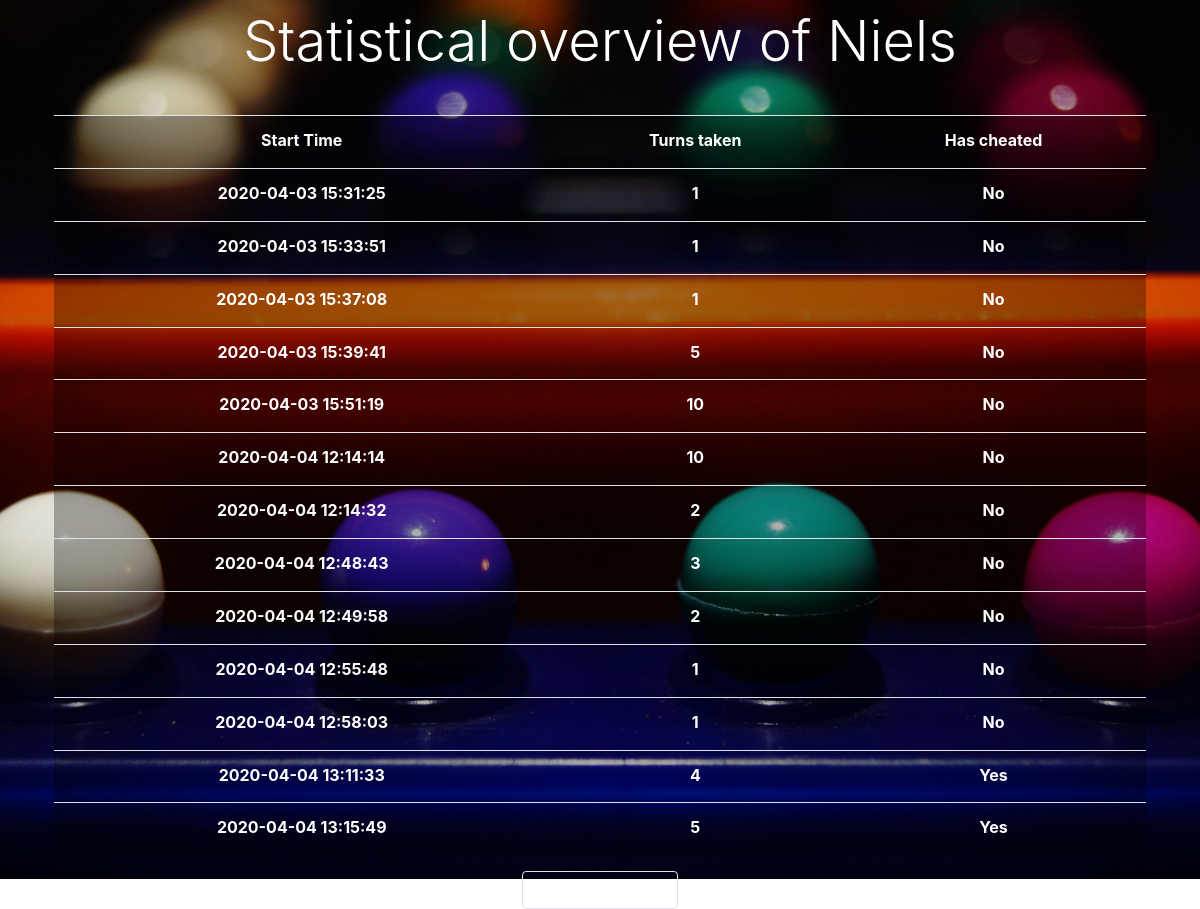
The page /statistics/Niels on the database as committed earlier.
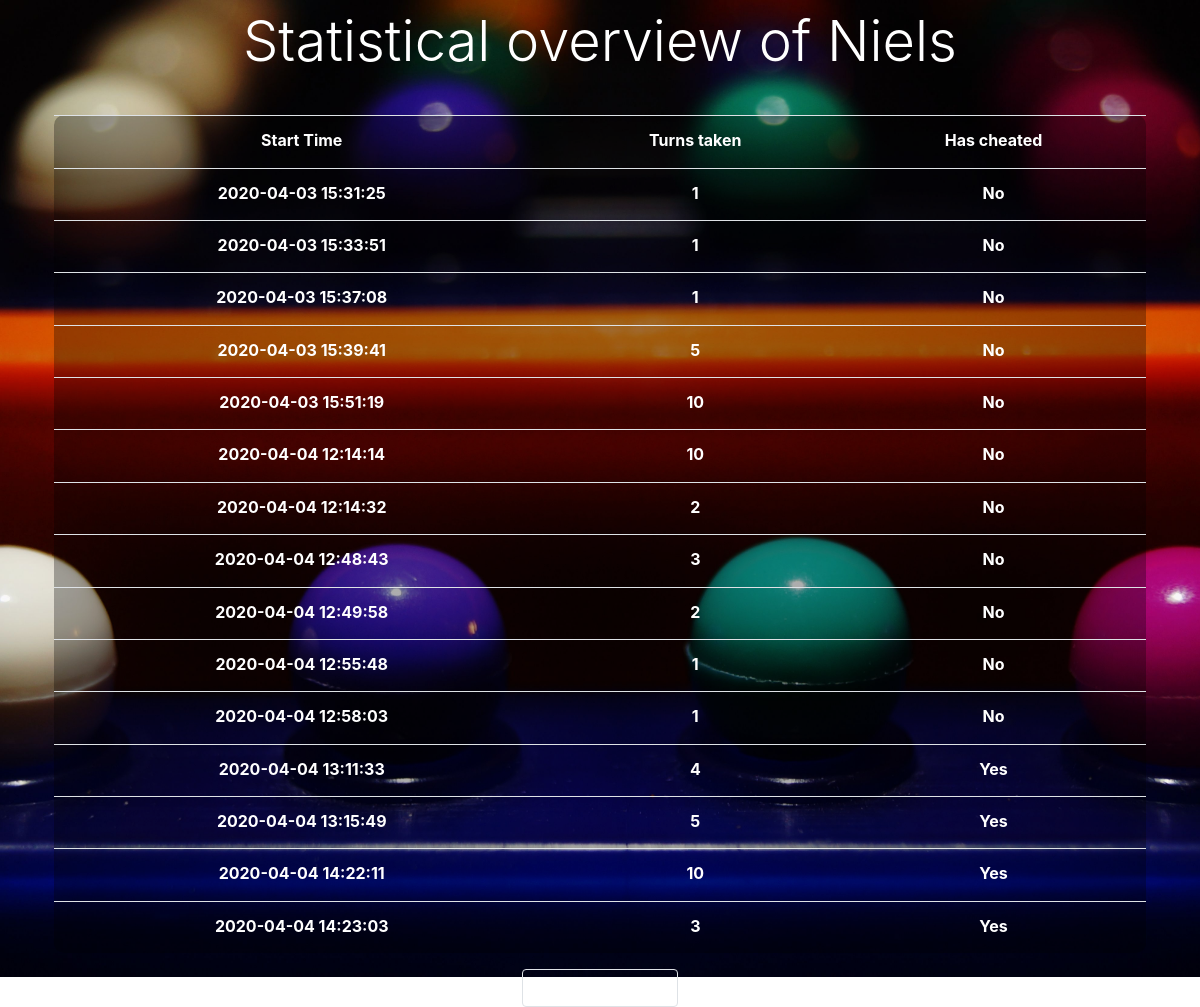
The same page on the database as committed later.
### tables this page shows
CREATE TABLE `Game` (
  `id` INTEGER PRIMARY KEY AUTOINCREMENT NOT NULL,
  `username` VARCHAR(45) NOT NULL,
  `guess_amount` INTEGER NOT NULL,
  `has_cheated` TINYINT NOT NULL,
  `start_time` DATETIME NOT NULL
);

### Main.py (the view)
@app.route('/statistics/<username>')
def details(username):
    name = str(username)
    rows = controller.get_details_of_player(name)
    return render_template('detailedstatistics.html', name=name, rows=enumerate(rows))

### controllers/MainController.py (called while the page is built)
    def get_details_of_player(self, username):
        db = DB()
        rows = db.query('SELECT start_time, guess_amount, has_cheated from Game where username = ? and guess_amount != 0',
                        (username,))
        db.close()
        return rows

### models/DB.py (called while the page is built)
    def open_db(self):
        self.db = sqlite3.connect(os.path.abspath('./mastermind.db'))
        self.cursor = self.db.cursor()
        self.connected = True

    def query(self, query, bindings=None):
        self.open_db()
        curs = self.db.cursor()
        if bindings:
            curs.execute(query, bindings)
        else:
            curs.execute(query)
        return curs.fetchall()

    def close(self):
        self.db.commit()
        self.db.close()
        self.connected = False

### templates/detailedstatistics.html (shortened to what this page needs)
<!DOCTYPE html>
<html lang="en">
<head>
    <link rel="stylesheet" href="https://stackpath.bootstrapcdn.com/bootstrap/4.3.1/css/bootstrap.min.css"
>
    <link rel="stylesheet" href="{{ url_for('static', filename='css/main.css') }}">
</head>
<body>
<section id="cover" class="min-vh-100">
    <div id="cover-caption">
        <div class="container">
            <h1 class="display-4 py-2 text-truncate text-white text-center">Statistical overview of {{name}}</h1>
            <div class="row text-white">
                <div class="col-xl-12 col-lg-12 col-md-12 col-sm-12 mx-auto text-center form p-4">
                    <table class="table lightdarkbg text-white">
                        <tr>
                            <th>
                                Start Time
                            </th>
                            <th>
                                Turns taken
                            </th>
                            <th>
                                Has cheated
                            </th>
                        </tr>
                        {% for i, row in rows%}
                        <tr class="text-white">
                            <th>
                                {{row[0][:19]}}
                            </th>
                            <th>
                                {{row[1]}}
                            </th>
                            <th>
                                {%if row[2] > 0%}
                                Yes
                                {%else%}
                                No
                                {%endif%}
                            </th>
                        </tr>
                        {% endfor %}
                    </table>
                    <a class="text-decoration-none" href="/statistics">
                        <button class="btn text-white border">
                        </button>
                    </a>
                </div>
            </div>
        </div>
    </div>
</section>
</body>
</html>

### static/css/main.css (style rules this page uses)
#cover { display: flex; flex-direction: column; justify-content: center; align-items: center; position: relative; background: url('/static/images/mastermind_bg.jpg') no-repeat center; background-size: cover; width: 100%; height: 100%; }
#cover-caption { width: 100%; position: relative; z-index: 1; }
.lightdarkbg { content: ''; height: 100%; left: 0; top: 0; width: 100%; background-color: rgba(0, 0, 0, 0.3); z-index: -1; border-radius: 10px; }

Rows that differ between the two databases and show on the page:
added Game: start_time "2020-04-04 14:22:11", guess_amount "10", has_cheated "Yes"
added Game: start_time "2020-04-04 14:23:03", guess_amount "3", has_cheated "Yes"
